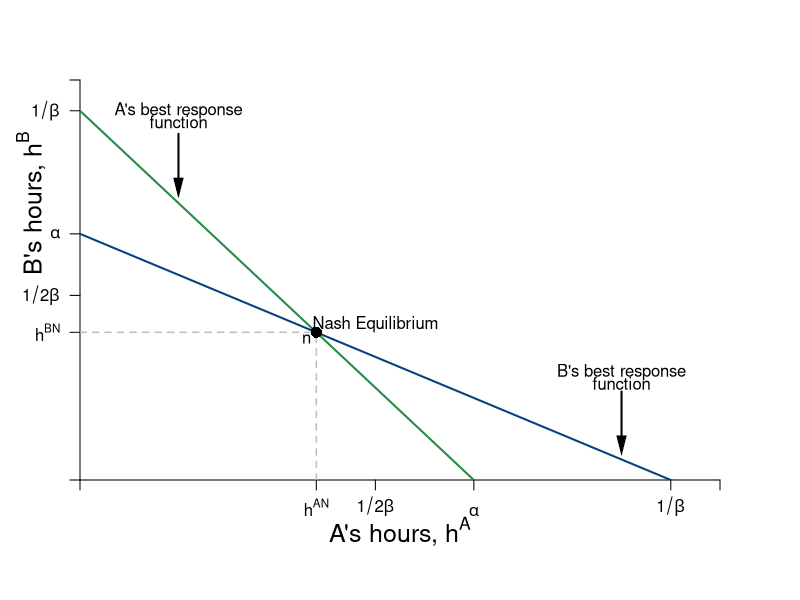

Reproduce this figure in R.
require(shape)
pdf(file = "coordination_failures/coord_brfs.pdf", width = 9, height = 7)

#Set parameters for graphics
axislabelsize <- 1.5
graphlinewidth <- 2
segmentlinewidth <- 1.5

COL <- c("#7fc97f", "#beaed4", "#fdc086", "#ffff99", "#386cb0", "#f0027f", "#bf5b17", "#666666")
COLA <- c("#99d8c9","#66c2a4","#41ae76", "#238b45", "#005824")
COLB <- c("#4eb3d3", "#2b8cbe", "#0868ac","#084081")

par(mar =  c(6, 4, 4, 4))

uA <- function(ea, eb, alpha = 16, beta = 1/24) {
  alpha*(1 - beta*eb)*ea - 0.5*(ea)^2
}

uB <- function(ea, eb, alpha = 16, beta = 1/24) {
  alpha*(1 - beta*ea)*eb - 0.5*(eb)^2
}

brfB <- function(ea, alpha = 16, beta = 1/24) {
  alpha*(1 - beta*ea)
}

brfA <- function(ea, alpha = 16, beta = 1/24) {
  (alpha - ea)/(alpha * beta)
}

brfPEA <- function(ea, alpha = 16, beta = 1/12) {
  (alpha - ea)/(alpha * 2*beta)
}

brfPEB <- function(eb, alpha = 16, beta = 1/12) {
  alpha*(1 - beta*eb*2)
}

indiffeA <- function(ea, alpha = 16, beta = 1/24, uA = 46.08) {
  1/beta - (0.5*ea)/(alpha*beta) - uA/(alpha*beta*ea)
}



#Input into Wolfram Alpha: solve for x y = 1/b - (0.5*x)/(a*b) - u/(a*b*x)

# indiffAlowB <- function(eb, alpha = 16, beta = 1/24, uA = 46.08) {
#   0.5*(-sqrt((2*alpha*beta*eb - 2*alpha)^2 - 8*uA)) - 2*alpha*beta*eb + 2*alpha
# }
# 
# indiffAlow <- function(ea, alpha = 16, beta = 1/24, uA = 46.08) {
#   0.5*(-sqrt((2*alpha*beta*ea - 2*alpha)^2 - 8*uA)) - 2*alpha*beta*ea + 2*alpha
# }
# 
# indiffAgain <- function(ea, alpha = 16, beta = 1/24, uA = 46.08) {
#   (-2*alpha*ea +2*uA + ea^2 )/ ( 2 * alpha * beta * ea)
# }

xlims <- c(0, 26)
ylims <- c(0, 26)

npts <- 501 
x <- seq(xlims[1], xlims[2], length.out = npts)
y <- seq(ylims[1], ylims[2], length.out = npts) 
a <- c(46.08, 55, 64)
b <- c(46.08, 55, 64)


#B's value when at A's bliss point
#0.35*log(5.88) + 0.35*log(8.88) + 0.5*log(10 - 5.88) + 0.5*log(15 - 8.88) 

#B's bliss point x = 4.11765; y = 6.17647
#A's value when at A's bliss point
#0.5*log(4.11765) + 0.5*log(6.17647) + 0.35*log(10 - 4.11765) + 0.35*log(15 - 6.17647) 


plot(0, 0, xlim = xlims, ylim = ylims, type = "n",
     xlab = expression(paste("")),
     ylab = expression(paste("")), 
     xaxt = "n", 
     yaxt = "n", 
     cex.lab = axislabelsize, 
     bty = "n",
     xaxs="i", 
     yaxs="i")

# ticksy <- seq(from = 0, to = ylims[2], by = 2)
# ylabels <- seq(from = 0, to = ylims[2], by = 2)
# ticksx <- seq(from = 0, to = xlims[2], by = 2)
# xlabels <- seq(from = 0, to = xlims[2], by = 2)
ticksy <- c(0, 12, 9.6, 16, 24, 26)
ylabels <- c(NA, expression(paste(1/2*beta)), expression(paste(h^{BN})), expression(paste(alpha)), expression(paste(1/beta)), NA)
ticksx <- c(0, 12, 9.6, 16, 24, 26)
xlabels <- c(NA, expression(paste(1/2*beta)), expression(paste(h^{AN})), expression(paste(alpha)), expression(paste(1/beta)), NA)

axis(1, at = ticksx, pos = 0, labels = xlabels)
axis(2, at = ticksy, pos = 0, labels = ylabels, las = 1)

npts <- 500 
xx1 <- seq(xlims[1], xlims[2], length.out = npts)

lines(xx1, brfA(xx1, alpha = 16, beta = 1/24), col = COLA[4], lwd = graphlinewidth)
lines(xx1, brfB(xx1, alpha = 16, beta = 1/24), col = COLB[4], lwd = graphlinewidth)
#lines(xx1, brfPEA(xx1, alpha = 16, beta = 1/24), col = COLA[4], lwd = graphlinewidth)
#lines(xx1, brfPEB(xx1, alpha = 16, beta = 1/24), col = COLB[4], lwd = graphlinewidth)

segments(0, 9.6, 9.6, 9.6, lty = 2, col = "gray" , lwd = segmentlinewidth)
segments(9.6, 0, 9.6, 9.6, lty = 2, col = "gray" , lwd = segmentlinewidth)

# segments(0, 6.9, 6.9, 6.9, lty = 2, col = "gray" , lwd = segmentlinewidth)
# segments(6.9, 0, 6.9, 6.9, lty = 2, col = "gray" , lwd = segmentlinewidth)

mtext(expression(paste("A's hours, ", h^A)), side=1, line = 2.5, cex = axislabelsize)
text(-2, 18, expression(paste("B's hours, ", h^B)), xpd = TRUE, cex = axislabelsize, srt = 90) 

#segments(4.11765, 6.17647, 5.88, 8.88, lty = 1, col = COL[2] , lwd = graphlinewidth)
#text(7.3, 3, expression("Pareto Efficient"))
#text(7.3, 2.5, expression("Curve"))
#Arrows(7.3, 3.5, 7.3, 6.1, col = "black", lty = 1, lwd = 2, arr.type = "triangle", arr.lwd = 0.5)

#Label the iso-welfare functions for the HG, Aisha
# text(3.8, 1.5, expression(u[1]^A))
# text(4.6, 1.5, expression(u[2]^A))
# text(5.5, 1.5, expression(u[3]^A))
#text(6.6, 8.3, expression(u[4]^A))

#Label the indifference curves for the HG, Betty
# text(7.6, 17, expression(u[1]^B))
# text(6.75, 17, expression(u[2]^B))
# text(6, 17, expression(u[3]^B))
#text(3.4, 6.9, expression(v[4]^B))

#Label point i. 
points(9.6, 9.6, pch = 16, col = "black", cex = 1.5)
text(12, 10.1, expression(paste("Nash Equilibrium")))
text(9.2, 9.2, expression(paste("n")))

#Annotate Pareto Efficient Curve and relevant points
# segments(8, 6, 6, 8, lty = 1, col = COL[2] , lwd = graphlinewidth)
# points(6, 8, pch = 16, col = "black", cex = 1.5)
# text(6, 8.5, expression(paste("g")))
# 
# points(6.9, 6.9, pch = 16, col = "black", cex = 1.5)
# text(7.1, 7.5, expression(paste("i")))
# # 
# points(7, 7, pch = 16, col = "black", cex = 1.5)
# text(8, 6.5, expression(paste("f")))

#points(5.84, 8.77, pch = 16, col = "black", cex = 1.5)

#B's brf
text(22, 7, expression(paste("B's best response")))
text(22, 6.25, expression(paste("function")))
Arrows(22, 5.75, 22, 2.25, col = "black", lty = 1, lwd = 2, arr.type = "triangle", arr.lwd = 0.5)

#A's brf
text(4, 24, expression(paste("A's best response")))
text(4, 23.25, expression(paste("function")))
Arrows(4, 22.5, 4, 19, col = "black", lty = 1, lwd = 2, arr.type = "triangle", arr.lwd = 0.5)

# #B's PE Response
# text(2.5, 5, expression(paste("B's PE response")))
# Arrows(7, 1.5, 10.25, 1.5, col = "black", lty = 1, lwd = 2, arr.type = "triangle", arr.lwd = 0.5)
# 
# #A's PE Response
# text(4.5, 1.5, expression(paste("B's PE response")))
# Arrows(3, 5.5, 3, 8.75, col = "black", lty = 1, lwd = 2, arr.type = "triangle", arr.lwd = 0.5) 
# #Use the same x and ylims as previously, but with locations switched
# xlims2 <- c(18, 0)
# ylims2 <- c(18, 0)

#Leave the ylab and xlab blank to ensure no axes titles
# plot(0, 0, xlim = xlims2, ylim = ylims2, type = "n",
#      xlab = expression(paste("")),
#      ylab = expression(paste("")),
#      xaxt = "n", 
#      yaxt = "n", 
#      cex.lab = 1.3, 
#      bty = "n",
#      xaxs="i", 
#      yaxs="i")
# 
# 
# lines(xx1, indiffAlow(xx1, uA = 46.08, alpha = 16, beta = 1/24), col = COL[2], lwd = graphlinewidth)


#Set up axes at sides 3 and 4 (top and right)
# axis(side = 3, at = ticksx, pos = 0, labels = xlabels)
# axis(side = 4, at = ticksy, pos = 0, labels = ylabels, las = 0)
# mtext("B's Apples, x", side=3, line = 2.5, cex = axislabelsize)
# text(-0.8, 7, expression(paste("B's Oranges, y")), xpd = TRUE, cex = axislabelsize, srt = 270) 
# 
# #Add arrows:
# arrows(-0.8, 10, -0.8, 14, xpd = TRUE, length=0.1,angle=40,lwd=3)
# arrows(6.2, -1.8, 9, -1.8, xpd = TRUE, length=0.1,angle=40,lwd=3)
# 

#Customize ticks and labels for the plot
#ticksy <- seq(from = 0, to = 15, by = 1)
#ylabels <- seq(from = 0, to = 15, by = 1)
#ticksx <- seq(from = 0, to = 10, by = 1)
#xlabels <- seq(from = 0, to = 10, by = 1)
#axis(1, at = ticksx, pos = 0, labels = xlabels)
#axis(2, at = ticksy, pos = 0, labels = ylabels, las = 0)

dev.off()
